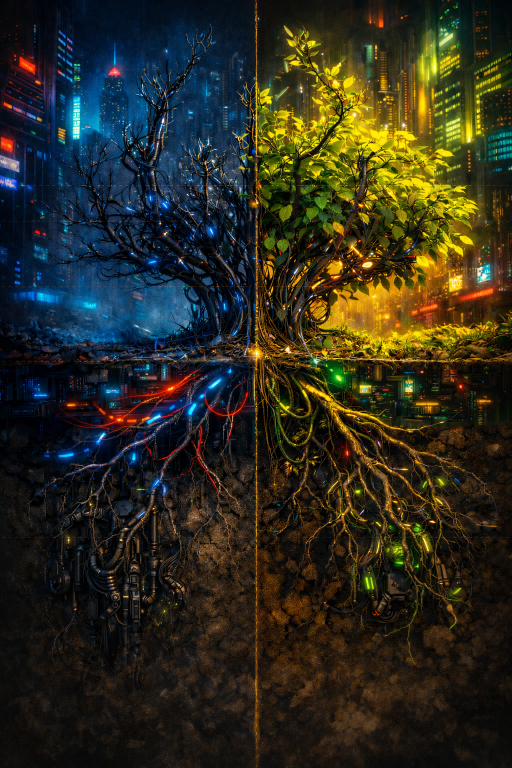
#> input picture templates/buisson_chatgpt_raw.png, 1024 x 1536 px (shown at 1/2 size)
$ python compose_overlay.py
#> lines starting #> are read from the running program, lines starting #| are printed output that depends on the picture
"""
Compose le squelette buisson (noeuds + noms + connexions) sur l'image ChatGPT.
Travaille DIRECTEMENT en 1024x1536 — zero resize, zero decalage.
Les positions sont scalees depuis le squelette 922x1244 vers 1024x1536.
Sortie: templates/buisson_final.png
"""
from PIL import Image, ImageDraw, ImageFont
import os

# ── Dimensions (format natif ChatGPT portrait) ──
IMG_W, IMG_H = 1024, 1536
CENTER_X, SOL_Y = 512, 710

ZONES = {
    "C":"aerial","F":"aerial","b":"aerial","B":"aerial","T":"aerial",
    "R-1":"under","R-2":"under","R-3":"under","R-4":"under","R-5":"under",
}

# ── Positions EXACTES scalees depuis le squelette (band-centered, 1024x1536) ──
# Generees par gen_skeleton_1024.py — collent PIXEL pour PIXEL au squelette
NODES = [
    {"id":"iC1",  "lk":"C",   "label":"Tests / CI",      "x":422, "y":96,   "pid":"iF1"},
    {"id":"iC2",  "lk":"C",   "label":"Release / CD",    "x":600, "y":102,  "pid":"iF3"},
    {"id":"iF1",  "lk":"F",   "label":"API endpoints",   "x":344, "y":226,  "pid":"ib1"},
    {"id":"iF2",  "lk":"F",   "label":"UI composants",   "x":512, "y":220,  "pid":"ib3"},
    {"id":"iF3",  "lk":"F",   "label":"Exports / CLI",   "x":677, "y":226,  "pid":"ib4"},
    {"id":"ib1",  "lk":"b",   "label":"Sub-mod 1",       "x":333, "y":348,  "pid":"iB1"},
    {"id":"ib2",  "lk":"b",   "label":"Sub-mod 2",       "x":433, "y":353,  "pid":"iB2"},
    {"id":"ib3",  "lk":"b",   "label":"Sub-mod 3",       "x":512, "y":341,  "pid":"iB3"},
    {"id":"ib4",  "lk":"b",   "label":"Sub-mod 4",       "x":589, "y":348,  "pid":"iB4"},
    {"id":"ib5",  "lk":"b",   "label":"Sub-mod 5",       "x":689, "y":353,  "pid":"iB5"},
    {"id":"iB1",  "lk":"B",   "label":"Tige A",          "x":344, "y":479,  "pid":None},
    {"id":"iB2",  "lk":"B",   "label":"Tige B",          "x":439, "y":472,  "pid":None},
    {"id":"iB3",  "lk":"B",   "label":"Tige C",          "x":512, "y":467,  "pid":None},
    {"id":"iB4",  "lk":"B",   "label":"Tige D",          "x":585, "y":472,  "pid":None},
    {"id":"iB5",  "lk":"B",   "label":"Tige E",          "x":680, "y":479,  "pid":None},
    {"id":"iR11", "lk":"R-1", "label":"Dep principale",  "x":512, "y":810,  "pid":None},
    {"id":"iR12", "lk":"R-1", "label":"Framework test",  "x":622, "y":827,  "pid":None},
    {"id":"iR21", "lk":"R-2", "label":"Archi DB",        "x":600, "y":931,  "pid":"iR11"},
    {"id":"iR22", "lk":"R-2", "label":"Archi API",       "x":424, "y":940,  "pid":"iR11"},
    {"id":"iR31", "lk":"R-3", "label":"Contrainte 1",    "x":639, "y":1048, "pid":"iR21"},
    {"id":"iR32", "lk":"R-3", "label":"Contrainte 2",    "x":386, "y":1057, "pid":"iR22"},
    {"id":"iR41", "lk":"R-4", "label":"Licence",         "x":675, "y":1166, "pid":"iR31"},
    {"id":"iR42", "lk":"R-4", "label":"Conformite",      "x":350, "y":1175, "pid":"iR32"},
    {"id":"iR51", "lk":"R-5", "label":"Algorithmes",     "x":711, "y":1282, "pid":"iR41"},
    {"id":"iR52", "lk":"R-5", "label":"Hardware",        "x":313, "y":1292, "pid":"iR42"},
]

PW = {"T":0, "B":2.5, "b":1.5, "C":1.0, "F":1.2, "R-1":3.0, "R-2":2.0, "R-3":1.2, "R-4":0.8, "R-5":0.5}


def quadratic_bezier(p0, p1, p2, steps=50):
    pts = []
    for i in range(steps + 1):
        t = i / steps
        x = (1-t)**2 * p0[0] + 2*(1-t)*t * p1[0] + t**2 * p2[0]
        y = (1-t)**2 * p0[1] + 2*(1-t)*t * p1[1] + t**2 * p2[1]
        pts.append((x, y))
    return pts


def main():
    SRC = os.path.join(os.path.dirname(__file__), "templates", "buisson_chatgpt_raw.png")
    OUT = os.path.join(os.path.dirname(__file__), "templates", "buisson_final.png")

    # Charger l'image ChatGPT TELLE QUELLE — PAS de resize
    img = Image.open(SRC).convert("RGBA")
    w, h = img.size
#> w = 1024; h = 1536
    if w != IMG_W or h != IMG_H:
        print(f"ATTENTION: image {w}x{h}, attendu {IMG_W}x{IMG_H} — resize force")
        img = img.resize((IMG_W, IMG_H), Image.LANCZOS)

    overlay = Image.new("RGBA", (IMG_W, IMG_H), (0, 0, 0, 0))
#> overlay: PIL image 1024x1536 RGBA; every value is 0
    draw = ImageDraw.Draw(overlay)

    iPos = {n["id"]: (n["x"], n["y"]) for n in NODES}

    # ── Police ──
    try:
        font = ImageFont.truetype("consola.ttf", 13)
    except Exception:
        try:
            font = ImageFont.truetype("cour.ttf", 13)
        except Exception:
            font = ImageFont.load_default()

    # ── Connexions subtiles ──
    for n in NODES:
        pos = iPos[n["id"]]
        if n["lk"] == "T":
            continue
        if n["pid"] and n["pid"] in iPos:
            pp = iPos[n["pid"]]
        elif n["lk"] == "R-1":
            pp = (CENTER_X, SOL_Y + 18)
        elif n["lk"] == "B":
            pp = (CENTER_X, SOL_Y)
        else:
            pp = (CENTER_X, pos[1] - 18)

        cx = pp[0] + (pos[0] - pp[0]) * 0.55
        cy = pp[1] + (pos[1] - pp[1]) * 0.3
        pts = quadratic_bezier(pp, (cx, cy), pos, steps=50)
        sw = max(1, round(PW.get(n["lk"], 1.0)))
        for i in range(len(pts) - 1):
            draw.line([pts[i], pts[i+1]], fill=(255, 255, 255, 55), width=sw)

    # ── Noeuds + labels ──
    for n in NODES:
        x, y = iPos[n["id"]]
        above = ZONES.get(n["lk"], "aerial") == "aerial"

        # Point blanc
        dot_r = 5
        draw.ellipse(
            [(x - dot_r, y - dot_r), (x + dot_r, y + dot_r)],
            fill=(255, 255, 255, 200),
            outline=(255, 255, 255, 240),
            width=1
        )

        # Label
        label = n["label"]
        bbox = draw.textbbox((0, 0), label, font=font)
        tw, th = bbox[2] - bbox[0], bbox[3] - bbox[1]

        ly = y - dot_r - th - 6 if above else y + dot_r + 5
        lx = x - tw // 2
        lx = max(4, min(lx, IMG_W - tw - 4))
        ly = max(4, min(ly, IMG_H - th - 4))

        # Fond + texte
        pad = 4
        draw.rectangle(
            [(lx - pad, ly - 2), (lx + tw + pad, ly + th + 2)],
            fill=(0, 0, 0, 175)
        )
        draw.text((lx, ly), label, fill=(255, 255, 255, 245), font=font)
#> this loop made 25 passes
#> (bbox, tw, th, ly, lx) on passes 1 to 12: ((-1, 4, 58, 15), 59, 11, 74, 393), ((0, 2, 83, 15), 83, 13, 78, 559), ((0, 2, 89, 16), 89, 14, 201, 300), ((0, 4, 96, 16), 96, 12, 197, 464), ((0, 4, 82, 16), 82, 12, 203, 636), ((0, 2, 71, 13), 71, 11, 326, 298), ((0, 2, 71, 13), 71, 11, 331, 398), ((0, 2, 71, 13), 71, 11, 319, 477), ((0, 2, 71, 13), 71, 11, 326, 554), ((0, 2, 71, 13), 71, 11, 331, 654), ((-1, 3, 41, 16), 42, 13, 455, 323), ((-1, 3, 40, 16), 41, 13, 448, 419)

    # ── Composer ──
    result = Image.alpha_composite(img, overlay).convert("RGB")
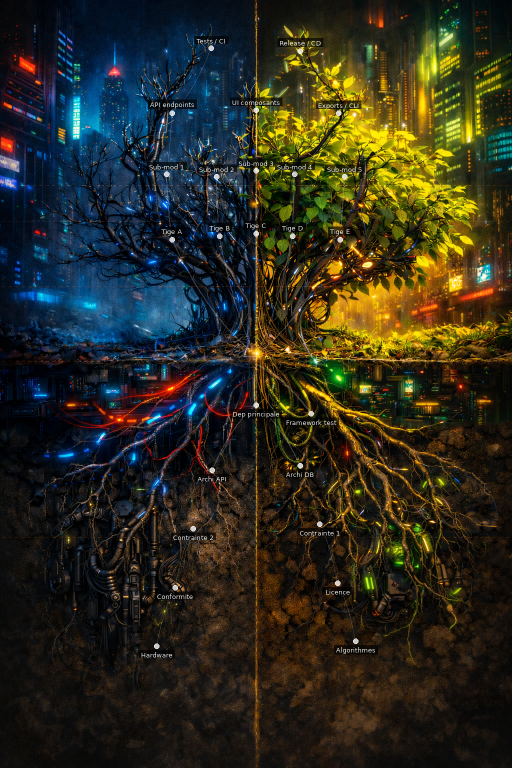
#> result: PIL image 1024x1536 RGB (shown at 1/2 size); mean R, G, B 44.5, 43.4, 29.9
    result.save(OUT, quality=95)
    print(f"OK -> {OUT}  ({IMG_W}x{IMG_H})")


if __name__ == "__main__":
    main()

$ run again, with templates/-cole-de-danse_tree_render.png copied over templates/buisson_chatgpt_raw.png
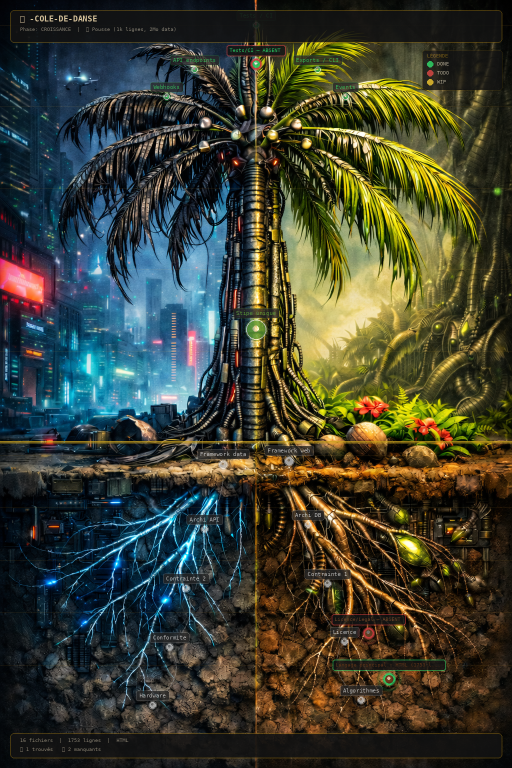
#> input picture templates/-cole-de-danse_tree_render.png, 1024 x 1536 px (shown at 1/2 size)
#> in main, img is the input picture: PIL image 1024x1536 RGBA; mean R, G, B, A 60.3, 63.4, 48.9, 255
#> overlay: PIL image 1024x1536 RGBA; every value is 0
#> the loop in main, `for n in NODES:` made 25 passes
#> (bbox, tw, th, ly, lx) on passes 1 to 8: ((-1, 4, 58, 15), 59, 11, 74, 393), ((0, 2, 83, 15), 83, 13, 78, 559), ((0, 2, 89, 16), 89, 14, 201, 300), ((0, 4, 96, 16), 96, 12, 197, 464), ((0, 4, 82, 16), 82, 12, 203, 636), ((0, 2, 71, 13), 71, 11, 326, 298), ((0, 2, 71, 13), 71, 11, 331, 398), ((0, 2, 71, 13), 71, 11, 319, 477)
#> in main, `result = Image.alpha_composite(img, overlay).convert("RGB")`:
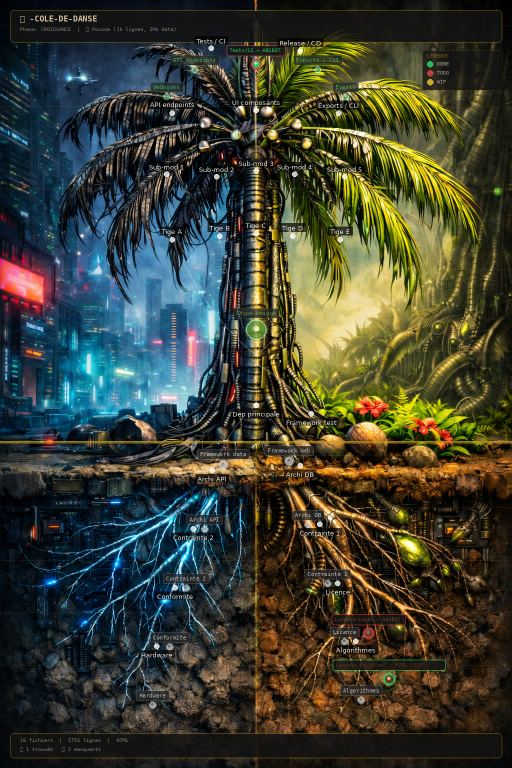
#> result: PIL image 1024x1536 RGB (shown at 1/2 size); mean R, G, B 60.3, 63.4, 49.3
